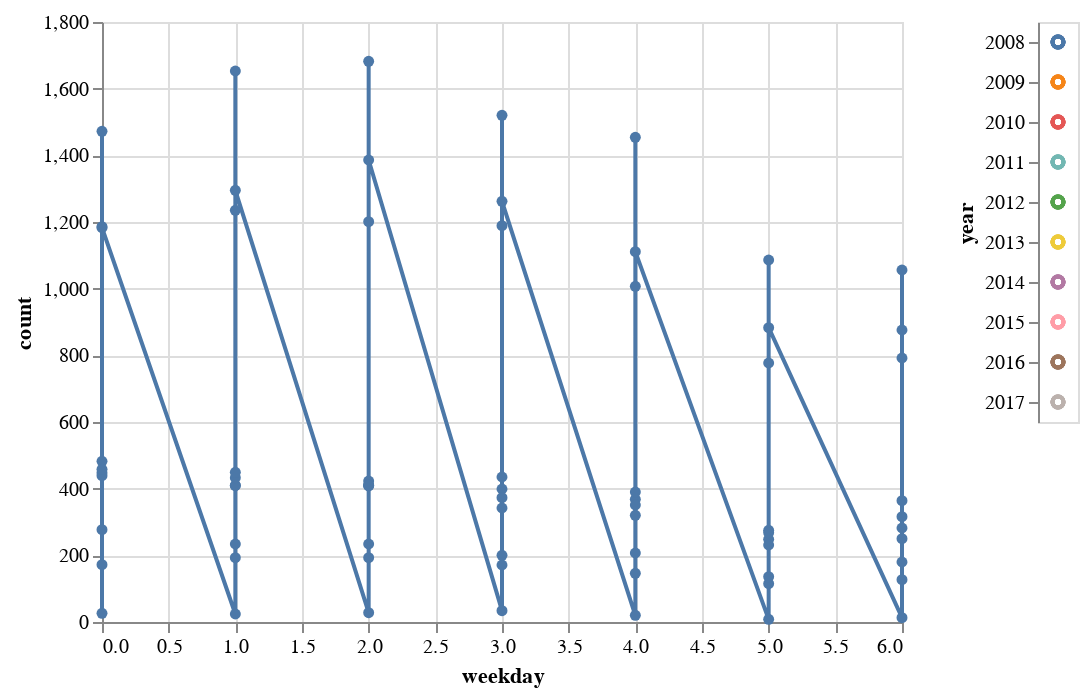

Notebook code cell kept with this figure:
### Code cell
#what if only for birth_control drugs. Can we detect any pattern for weekday?
df_bc = df_new[df_new.condition == 'Birth Control']
bc_weekday_year_count_df=pd.concat([weekday_year_count(df_bc, y) for y in range(2008, 2018)], ignore_index=True)
click = alt.selection_multi(encodings=['color'])

scatter = alt.Chart(bc_weekday_year_count_df).mark_line(point=True).encode(
    x='weekday',
    y='count'
).transform_filter(
    click
)

hist = alt.Chart(bc_weekday_year_count_df).mark_point().encode(
    y='year:N',
    color=alt.condition(click, 'year:N', alt.value('lightgray'), legend=None)
).add_selection(
    click
)

scatter | hist

### Figure 1 — Vega-Lite specification as saved in the notebook (floating-point values rounded to 4 significant figures)
{"config": {"view": {"continuousWidth": 400, "continuousHeight": 300}}, "hconcat": [{"mark": {"type": "line", "point": true}, "encoding": {"x": {"type": "quantitative", "field": "weekday"}, "y": {"type": "quantitative", "field": "count"}}, "transform": [{"filter": {"selection": "selector012"}}]}, {"mark": "point", "encoding": {"color": {"condition": {"type": "nominal", "field": "year", "legend": null, "selection": "selector012"}, "value": "lightgray"}, "y": {"type": "nominal", "field": "year"}}, "selection": {"selector012": {"type": "multi", "encodings": ["color"]}}}], "data": {"name": "data-a631d665ea631a0cdd2b4abaf3576654"}, "$schema": "https://vega.github.io/schema/vega-lite/v4.8.1.json", "datasets": {"data-a631d665ea631a0cdd2b4abaf3576654": [{"weekday": 3, "count": 34, "year": 2008}, {"weekday": 2, "count": 28, "year": 2008}, {"weekday": 0, "count": 26, "year": 2008}, {"weekday": 1, "count": 24, "year": 2008}, {"weekday": 4, "count": 20, "year": 2008}, {"weekday": 6, "count": 13, "year": 2008}, {"weekday": 5, "count": 8, "year": 2008}, {"weekday": 1, "count": 193, "year": 2009}, {"weekday": 2, "count": 193, "year": 2009}, {"weekday": 0, "count": 172, "year": 2009}, {"weekday": 3, "count": 171, "year": 2009}, {"weekday": 4, "count": 146, "year": 2009}, {"weekday": 6, "count": 127, "year": 2009}, {"weekday": 5, "count": 115, "year": 2009}, {"weekday": 0, "count": 277, "year": 2010}, {"weekday": 1, "count": 234, "year": 2010}, {"weekday": 2, "count": 234, "year": 2010}, {"weekday": 4, "count": 207, "year": 2010}, {"weekday": 3, "count": 200, "year": 2010}, {"weekday": 6, "count": 180, "year": 2010}, {"weekday": 5, "count": 136, "year": 2010}, {"weekday": 0, "count": 482, "year": 2011}, {"weekday": 3, "count": 435, "year": 2011}, {"weekday": 2, "count": 423, "year": 2011}, {"weekday": 1, "count": 409, "year": 2011}, {"weekday": 4, "count": 368, "year": 2011}, {"weekday": 6, "count": 282, "year": 2011}, {"weekday": 5, "count": 248, "year": 2011}, {"weekday": 0, "count": 448, "year": 2012}, {"weekday": 1, "count": 410, "year": 2012}, {"weekday": 2, "count": 408, "year": 2012}, {"weekday": 3, "count": 399, "year": 2012}, {"weekday": 4, "count": 320, "year": 2012}, {"weekday": 5, "count": 275, "year": 2012}, {"weekday": 6, "count": 250, "year": 2012}, {"weekday": 0, "count": 439, "year": 2013}, {"weekday": 1, "count": 433, "year": 2013}, {"weekday": 2, "count": 411, "year": 2013}, {"weekday": 6, "count": 364, "year": 2013}, {"weekday": 4, "count": 351, "year": 2013}, {"weekday": 3, "count": 342, "year": 2013}, {"weekday": 5, "count": 268, "year": 2013}, {"weekday": 0, "count": 458, "year": 2014}, {"weekday": 1, "count": 449, "year": 2014}, {"weekday": 2, "count": 410, "year": 2014}, {"weekday": 4, "count": 390, "year": 2014}, {"weekday": 3, "count": 373, "year": 2014}, {"weekday": 6, "count": 316, "year": 2014}, {"weekday": 5, "count": 231, "year": 2014}, {"weekday": 1, "count": 1235, "year": 2015}, {"weekday": 2, "count": 1201, "year": 2015}, {"weekday": 3, "count": 1189, "year": 2015}, {"weekday": 0, "count": 1186, "year": 2015}, {"weekday": 4, "count": 1007, "year": 2015}, {"weekday": 6, "count": 876, "year": 2015}, {"weekday": 5, "count": 777, "year": 2015}, {"weekday": 2, "count": 1682, "year": 2016}, {"weekday": 1, "count": 1653, "year": 2016}, {"weekday": 3, "count": 1520, "year": 2016}, {"weekday": 0, "count": 1472, "year": 2016}, {"weekday": 4, "count": 1454, "year": 2016}, {"weekday": 5, "count": 1086, "year": 2016}, {"weekday": 6, "count": 1056, "year": 2016}, {"weekday": 2, "count": 1386, "year": 2017}, {"weekday": 1, "count": 1295, "year": 2017}, {"weekday": 3, "count": 1262, "year": 2017}, {"weekday": 0, "count": 1183, "year": 2017}, {"weekday": 4, "count": 1111, "year": 2017}, {"weekday": 5, "count": 883, "year": 2017}, {"weekday": 6, "count": 792, "year": 2017}]}}
